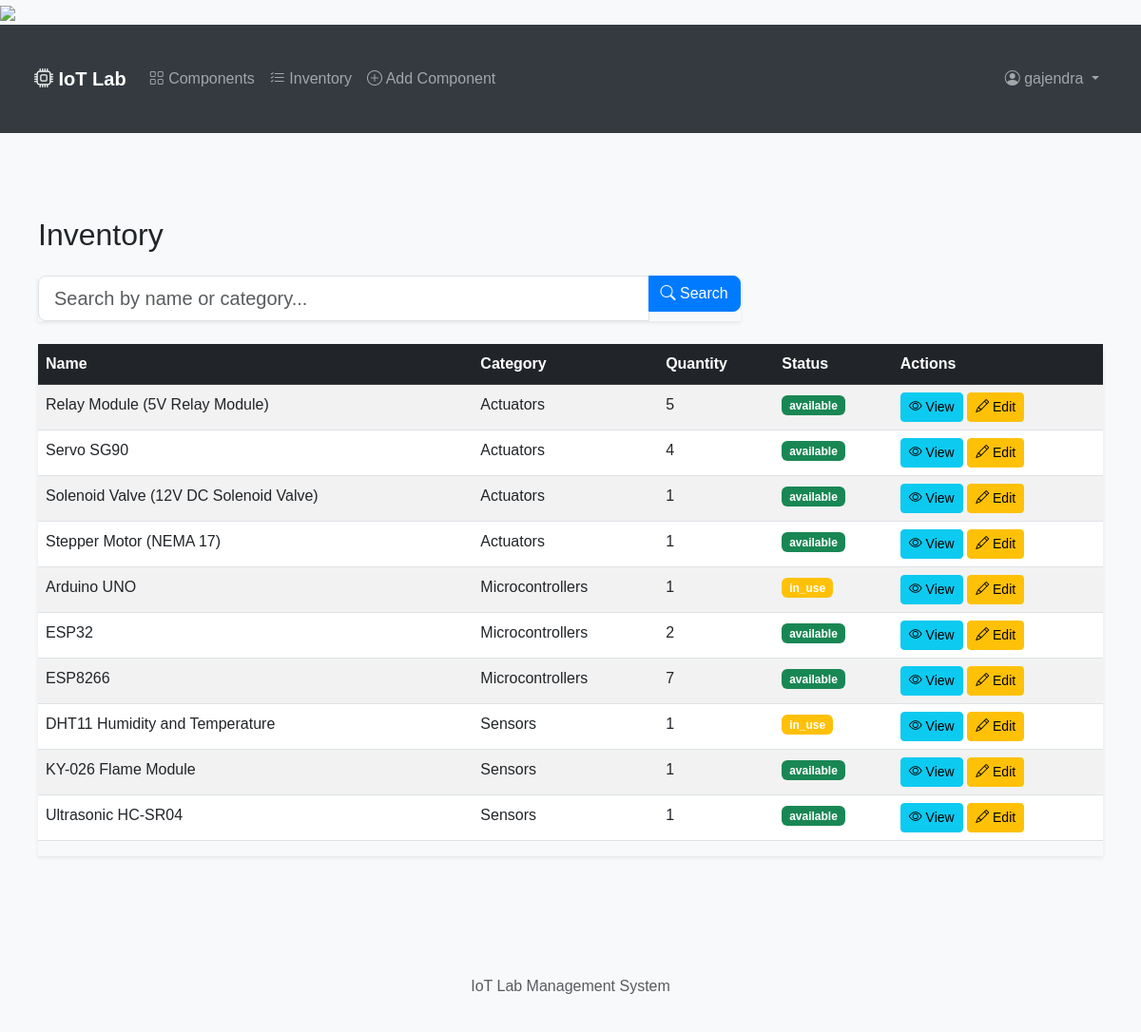
The page /inventory/ (signed in) on the database as committed earlier.
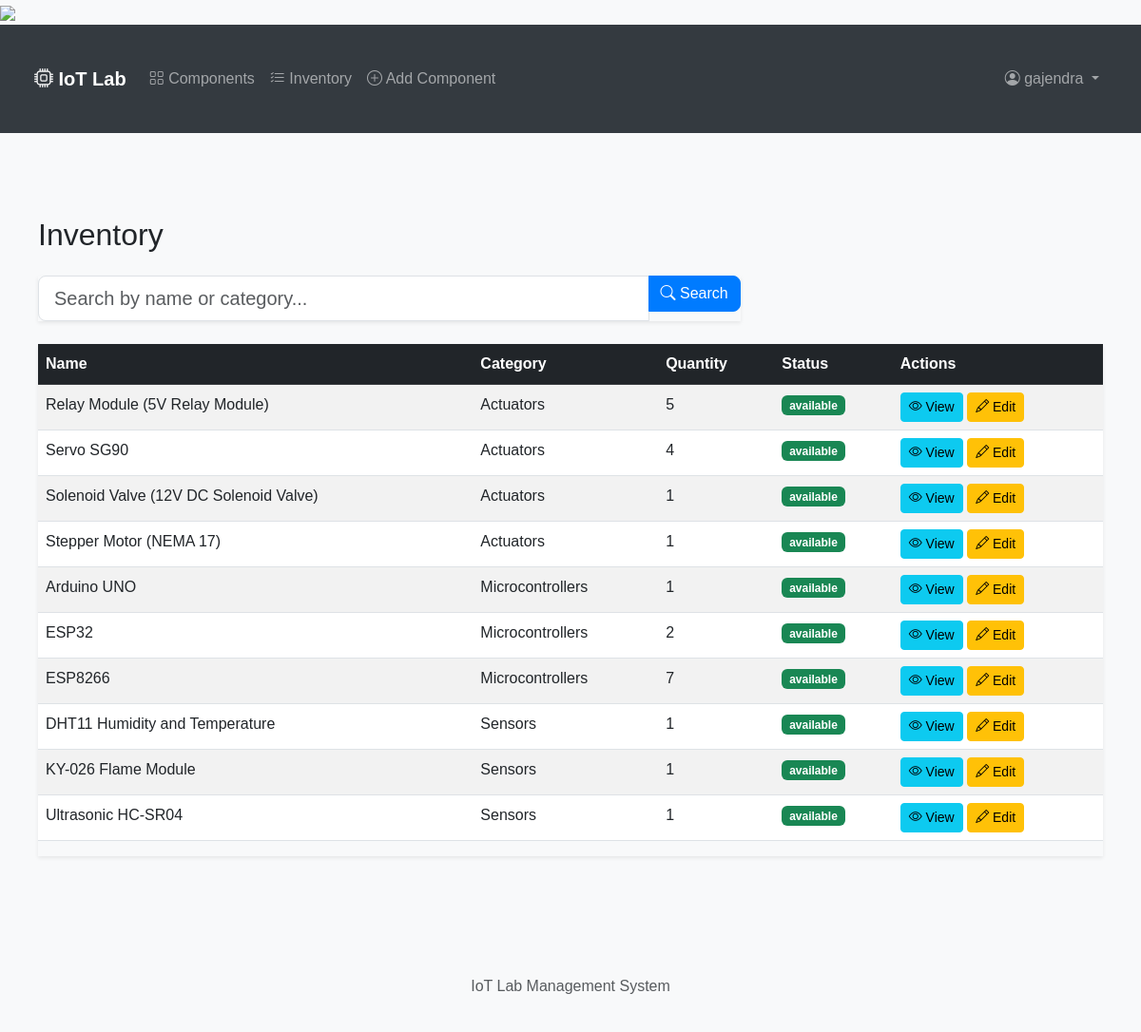
The same page on the database as committed later.
### components/models.py (models this page shows, shortened)
class Component(models.Model):
    STATUS_CHOICES = [
        ('available', 'Available'),
        ('in_use', 'In Use'),
        ('maintenance', 'Under Maintenance'),
        ('retired', 'Retired'),
    ]
    name = models.CharField(max_length=200)
    category = models.ForeignKey(Category, on_delete=models.CASCADE, related_name='components')
    description = models.TextField()
    serial_number = models.CharField(max_length=100, unique=True, null=True, blank=True)
    quantity = models.PositiveIntegerField(default=1)
    status = models.CharField(max_length=20, choices=STATUS_CHOICES, default='available')
    location = models.CharField(max_length=200)
    purchase_date = models.DateField()
    last_maintenance_date = models.DateField(null=True, blank=True)
    next_maintenance_date = models.DateField(null=True, blank=True)
    created_by = models.ForeignKey(User, on_delete=models.CASCADE, related_name='created_components')
    created_at = models.DateTimeField(auto_now_add=True)
    updated_at = models.DateTimeField(auto_now=True)
    image = models.ImageField(upload_to='components/', null=True, blank=True)

class Category(models.Model):
    name = models.CharField(max_length=100)
    description = models.TextField(blank=True)
    created_at = models.DateTimeField(auto_now_add=True)
    updated_at = models.DateTimeField(auto_now=True)
    class Meta:
        verbose_name_plural = "Categories"

### components/views.py (the view)
# urls.py: path('inventory/', views.InventoryListView.as_view(), name='inventory-list'),
class InventoryListView(LoginRequiredMixin, FilterView):
    model = Component
    template_name = 'components/inventory.html'
    context_object_name = 'components'
    filterset_class = ComponentFilter
    paginate_by = 20
    def get_queryset(self):
        queryset = Component.objects.all().prefetch_related('checkouts').select_related('category').order_by('category__name', 'name')
        search_query = self.request.GET.get('q')
        if search_query:
            queryset = queryset.filter(
                Q(name__icontains=search_query) |
                Q(category__name__icontains=search_query)
            )
        return queryset
    def get_context_data(self, **kwargs):
        context = super().get_context_data(**kwargs)
        context['search_query'] = self.request.GET.get('q', '')
        return context

### components/templates/components/inventory.html (shortened to what this page needs)
{% extends 'components/base.html' %}
{% load static %}
{% block content %}
<div class="container mt-4">
    <h2 class="mb-4">Inventory</h2>
    <div class="row mb-4">
        <div class="col-md-8">
            <form method="GET" action="{% url 'search-components' %}" class="search-form">
                <div class="input-group shadow-sm">
                    <input type="text" id="searchInput" name="q" class="form-control form-control-lg"
                           placeholder="Search by name or category..."
                           value="{{ search_query|default:'' }}"
                           style="border-radius: 0.5rem 0 0 0.5rem;">
                    <div class="input-group-append">
                        <button class="btn btn-primary" type="submit" id="searchButton" style="border-radius: 0 0.5rem 0.5rem 0;">
                            <i class="bi bi-search"></i> Search
                        </button>
                    </div>
                </div>
            </form>
        </div>
    </div>
    <div class="table-responsive shadow-sm">
        <table class="table table-striped table-hover">
            <thead class="table-dark">
                <tr>
                    <th>Name</th>
                    <th>Category</th>
                    <th>Quantity</th>
                    <th>Status</th>
                    <th>Actions</th>
                </tr>
            </thead>
            <tbody id="inventoryTableBody">
                {% for component in components %}
                <tr>
                    <td>{{ component.name }}</td>
                    <td>{{ component.category.name }}</td>
                    <td>{{ component.quantity }}</td>
                    <td>
                        <span class="badge {% if component.status == 'available' %}bg-success{% elif component.status == 'in_use' %}bg-warning{% else %}bg-danger{% endif %}">
                            {{ component.status }}
                        </span>
                    </td>
                    <td>
                        <a href="{% url 'component-detail' component.pk %}" class="btn btn-sm btn-info">
                            <i class="bi bi-eye"></i> View
                        </a>
                        <a href="{% url 'component-update' component.pk %}" class="btn btn-sm btn-warning">
                            <i class="bi bi-pencil"></i> Edit
                        </a>
                    </td>
                </tr>
                {% endfor %}
            </tbody>
        </table>
    </div>
</div>
{% endblock %}

Rows that differ between the two databases and show on the page:
changed Component "Arduino UNO": status "in_use" → "available"
changed Component "DHT11 Humidity and Temperature": status "in_use" → "available"
